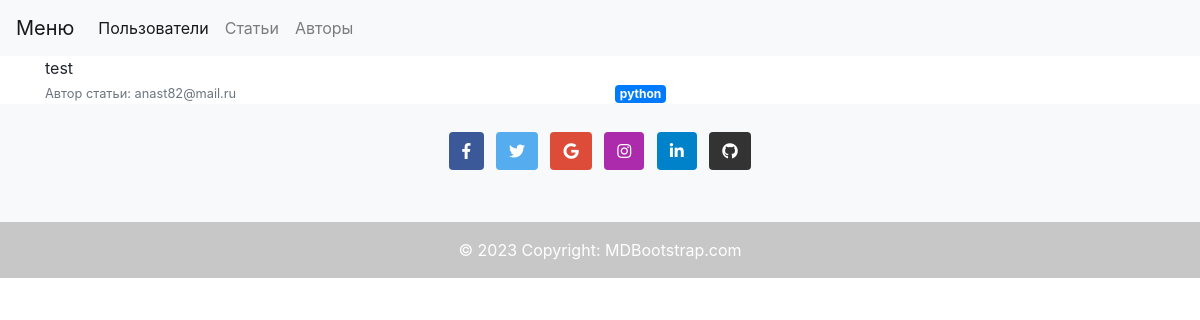
The page /articles/2 on the database its author committed.
### blog/models.py (models this page shows, shortened)
class Article(db.Model):
    id = db.Column(db.Integer, primary_key=True)
    title = db.Column(db.String(200))
    text = db.Column(db.Text, nullable=False)
    author_id = db.Column(db.Integer, db.ForeignKey("author.id"))
    author = db.relationship("Author", back_populates="articles")
    tags = db.relationship("Tag", secondary=article_tag_associations_table, back_populates='articles')

class User(db.Model, UserMixin):
    id = db.Column(db.Integer, primary_key=True)
    email = db.Column(db.String(255), unique=True)
    first_name = db.Column(db.String(255))
    last_name = db.Column(db.String(255))
    password = db.Column(db.String(255))
    author = db.relationship("Author", uselist=False, back_populates="user")

class Tag(db.Model):
    id = db.Column(db.Integer, primary_key=True)
    name = db.Column(db.String(255), nullable=False,
                     default="", server_default="")
    articles = db.relationship('Article', secondary=article_tag_associations_table, back_populates='tags')

### blog/articles/views.py (the view)
@article_app.route('/<int:pk>')
def get_article(pk: int):
    from blog.models import Article
    article = Article.query.filter_by(id=pk).options(joinedload(Article.tags)).one_or_none()
    if article is None:
        raise NotFound
    return render_template('articles/detail.html', article=article)

### blog/templates/articles/detail.html (shortened to what this page needs)
{% extends 'users/base.html' %}  {% block body %}
<div class="row">
  <div class="col-md-12">{{article.text}}</div>
</div>
<div class="row">
  <div class="col-6">
    <div>
      <small class="text-muted"
        >Автор статьи: {{article.author.user.email}}</small
      >
    </div>
  </div>
  <div class="col-6">
    {% for tag in article.tags %}
        <a href="{{url_for('article_app.get_article_by_tag', pk=tag.id)}}"> <span class="badge badge-primary">{{tag.name}}</span>
    {% endfor %}
  </div>
</div>
{% endblock body %}

### rows shown on the page
Article: text "test"
User: author.user.email "anast82@mail.ru"
Tag: name "python"
